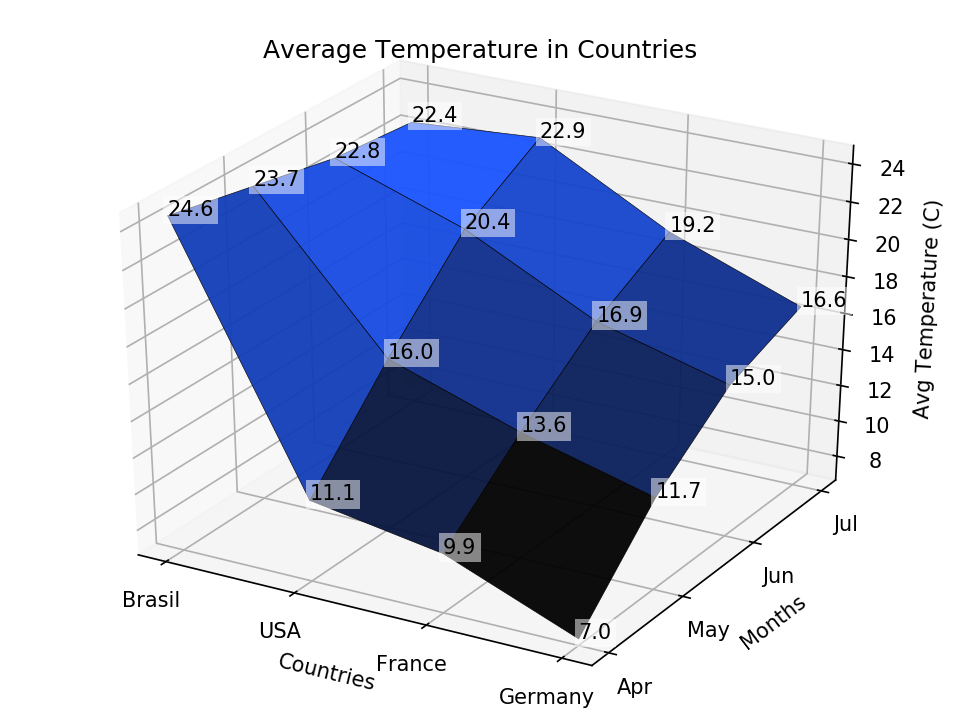

Reproduce this figure in Python.
#!/usr/bin/env python3

# This import registers the 3D projection, but is otherwise unused.
from mpl_toolkits.mplot3d import Axes3D  # noqa: F401 unused import
from matplotlib import cbook
from matplotlib import cm
from matplotlib.colors import LightSource
import matplotlib.pyplot as plt
import numpy as np

# https://colorcet.pyviz.org/
import colorcet as cc # pip3 install colorcet

# color_map = None # uses fixed default color
# color_map = cc.m_linear_blue_5_95_c73_r #from https://colorcet.pyviz.org/
# color_map = cc.m_linear_blue_95_50_c20 #from https://colorcet.pyviz.org/
# color_map = cc.m_linear_green_5_95_c69 #from https://colorcet.pyviz.org/
# color_map = cc.m_linear_grey_10_95_c0 #from https://colorcet.pyviz.org/
color_map = cc.m_linear_ternary_blue_0_44_c57 #from https://colorcet.pyviz.org/
#color_map = cc.m_isoluminant_cgo_80_c38 #from https://colorcet.pyviz.org/

countries = ['Brasil', 'USA', 'France', 'Germany']
months = ['Apr', 'May', 'Jun', 'Jul']
temperatures = [ # from https://www.weatherbase.com/
    # Each column is a country, each row is a month
    [24.6, 11.1, 09.9, 07.0], # Apr: Brazil, USA, France, Germany
    [23.7, 16.0, 13.6, 11.7], # May: Brazil, USA, France, Germany
    [22.8, 20.4, 16.9, 15.0], # Jun: Brazil, USA, France, Germany
    [22.4, 22.9, 19.2, 16.6], # Jul: Brazil, USA, France, Germany
]

# For textual data we need a numeric representation
ticks_countries = range(0, len(countries))
ticks_months = range(0, len(months))

x, y = np.meshgrid( ticks_countries, ticks_months)
z = np.asarray( temperatures )

fig, ax = plt.subplots(subplot_kw=dict(projection='3d'))

plt.title('Average Temperature in Countries')

# Plotting the area
ax.plot_surface(x, y, z, rstride=1, cstride=1,
    cmap=color_map,
    antialiased=True,
    shade=True,
    alpha=0.95,
    edgecolor='black',
    linewidth=0.3,
    zorder=1,
)

# Plotting the text labels for each data point
for month,i_month in zip(months, ticks_months):
    for country,i_country in zip(countries, ticks_countries):
        temperature = temperatures[i_month][i_country]
        # Parameters are: position in X, position in Y, position in Z, text to plot
        ax.text(i_country, i_month, temperature, temperature,
            color='black',
            ha='left',
            va='baseline',
            bbox={
                'pad': 2,
                'alpha': 0.5,
                'facecolor': 'white',
                'linewidth': 0,
            },
        )

# Now we set the texts for the numeric representation of textual data
ax.set_xlabel('Countries')
ax.set_xticks(ticks_countries)
ax.set_xticklabels(countries)

ax.set_ylabel('Months')
ax.set_yticks(ticks_months)
ax.set_yticklabels(months)

ax.set_zlabel('Avg Temperature (C)')

# ax.set_zlim(bottom=0, top=30) # Uncomment this line to manually set the limits

fig.set_size_inches(8, 6)
for fmt in ('png','pdf'): #png, pdf, ps, eps, svg
    fig.savefig('plot_3d_sample.'+fmt,
        dpi=150,
        format=fmt,
        bbox_inches='tight'
    )

plt.close()
